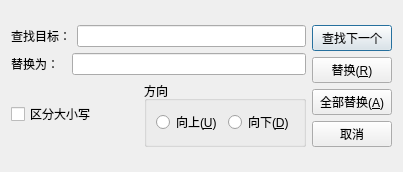
<?xml version="1.0" encoding="UTF-8"?>
<ui version="4.0">
 <class>ReplaceDialog</class>
 <widget class="QDialog" name="ReplaceDialog">
  <property name="enabled">
   <bool>true</bool>
  </property>
  <property name="geometry">
   <rect>
    <x>0</x>
    <y>0</y>
    <width>403</width>
    <height>172</height>
   </rect>
  </property>
  <property name="sizePolicy">
   <sizepolicy hsizetype="Preferred" vsizetype="Preferred">
    <horstretch>0</horstretch>
    <verstretch>0</verstretch>
   </sizepolicy>
  </property>
  <property name="minimumSize">
   <size>
    <width>0</width>
    <height>0</height>
   </size>
  </property>
  <property name="maximumSize">
   <size>
    <width>403</width>
    <height>172</height>
   </size>
  </property>
  <property name="sizeIncrement">
   <size>
    <width>0</width>
    <height>0</height>
   </size>
  </property>
  <property name="windowTitle">
   <string>替换</string>
  </property>
  <layout class="QGridLayout" name="gridLayout">
   <item row="0" column="0">
    <layout class="QVBoxLayout" name="verticalLayout_2">
     <item>
      <layout class="QHBoxLayout" name="horizontalLayout_5">
       <item>
        <widget class="QLabel" name="label">
         <property name="text">
          <string>查找目标：</string>
         </property>
        </widget>
       </item>
       <item>
        <widget class="QLineEdit" name="findtxt"/>
       </item>
      </layout>
     </item>
     <item>
      <layout class="QHBoxLayout" name="horizontalLayout_4">
       <item>
        <widget class="QLabel" name="label_2">
         <property name="text">
          <string>替换为：  </string>
         </property>
        </widget>
       </item>
       <item>
        <widget class="QLineEdit" name="targetxt"/>
       </item>
      </layout>
     </item>
     <item>
      <layout class="QHBoxLayout" name="horizontalLayout_3">
       <item>
        <widget class="QCheckBox" name="cbCaseSensitive">
         <property name="text">
          <string>区分大小写</string>
         </property>
        </widget>
       </item>
       <item>
        <widget class="QGroupBox" name="groupBox">
         <property name="title">
          <string>方向</string>
         </property>
         <layout class="QHBoxLayout" name="horizontalLayout_2">
          <item>
           <layout class="QHBoxLayout" name="horizontalLayout">
            <item>
             <widget class="QRadioButton" name="rbUp">
              <property name="text">
               <string>向上(&amp;U)</string>
              </property>
             </widget>
            </item>
            <item>
             <widget class="QRadioButton" name="rbDown">
              <property name="text">
               <string>向下(&amp;D)</string>
              </property>
             </widget>
            </item>
           </layout>
          </item>
         </layout>
        </widget>
       </item>
      </layout>
     </item>
    </layout>
   </item>
   <item row="0" column="1">
    <layout class="QVBoxLayout" name="verticalLayout">
     <item>
      <widget class="QPushButton" name="btfindnext">
       <property name="text">
        <string>查找下一个</string>
       </property>
      </widget>
     </item>
     <item>
      <widget class="QPushButton" name="btreplace">
       <property name="text">
        <string>替换(&amp;R)</string>
       </property>
      </widget>
     </item>
     <item>
      <widget class="QPushButton" name="btallreplace">
       <property name="text">
        <string>全部替换(&amp;A)</string>
       </property>
      </widget>
     </item>
     <item>
      <widget class="QPushButton" name="btcancel">
       <property name="text">
        <string>取消</string>
       </property>
      </widget>
     </item>
    </layout>
   </item>
  </layout>
 </widget>
 <resources/>
 <connections/>
</ui>
